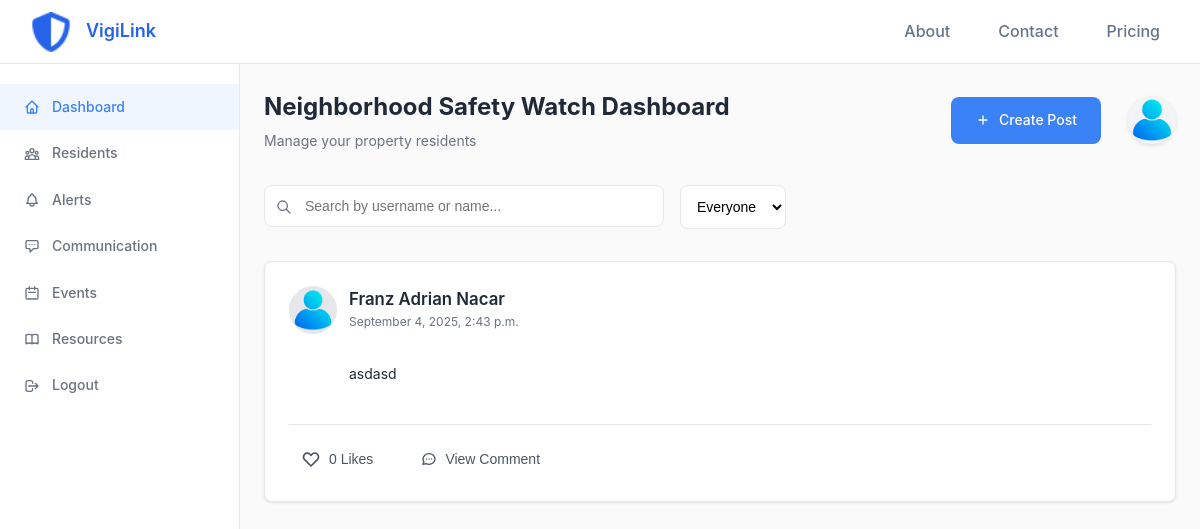
Page /user/dashboard/ (signed in) on the earlier database version.
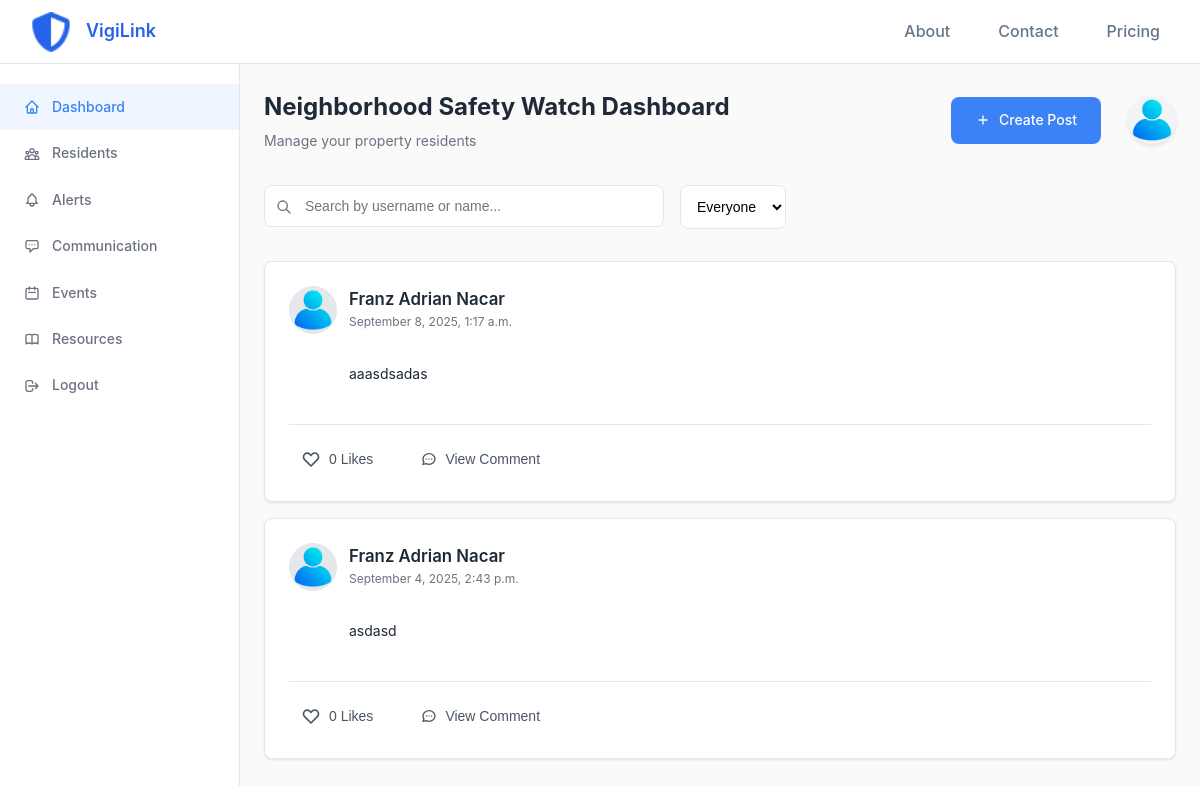
Same page on the later database version.
### user_panel/models.py (models this page shows, shortened)
class Post(models.Model):
    post_id = models.AutoField(primary_key=True)
    user = models.ForeignKey(settings.AUTH_USER_MODEL, on_delete=models.CASCADE, related_name='posts')
    message = models.TextField(blank=True)
    uploaded_at = models.DateTimeField(default=timezone.now)
    def get_images(self):
        return self.images.all()

### accounts/models.py (models this page shows)
class User(AbstractUser):
    first_name = None
    last_name = None
    ROLE_CHOICES = (
        ('guest', 'Guest'),
        ('resident', 'Resident'),
        ('communityowner', 'Community Owner'),
        ('security', 'Security'),
        ('admin', 'Admin'),
    )
    full_name = models.CharField(max_length=300, blank=True)
    city = models.ForeignKey(City, on_delete=models.SET_NULL, null=True, blank=True)
    district = models.ForeignKey(District, on_delete=models.SET_NULL, null=True, blank=True)
    contact = models.CharField(max_length=50, blank=True)
    is_verified = models.BooleanField(default=False)
    verification_code = models.CharField(max_length=6, blank=True, null=True)
    verification_code_created = models.DateTimeField(null=True, blank=True)
    profile_picture = models.ImageField(upload_to='profile_pictures/', default='accounts/static/accounts/images/profile.png')
    role = models.CharField(max_length=20, choices=ROLE_CHOICES, default='guest')
    address = models.TextField(blank=True)
    block = models.CharField(max_length=50, blank=True)
    lot = models.CharField(max_length=50, blank=True)
    about = models.TextField(blank=True, help_text='A short bio or description about yourself')
    objects = CustomUserManager()
    USERNAME_FIELD = 'username'
    REQUIRED_FIELDS = ['email', 'full_name']
    class Meta:
        verbose_name = _('user')
        verbose_name_plural = _('users')
    def __str__(self):
        return self.username

### user_panel/views.py (the view)
# urls.py: path('dashboard/', views.admin_dashboard, name='admin_dashboard'),
@login_required
def dashboard(request):
    logger.info(f"Dashboard view accessed by user: {request.user.username}")
    try:
        search_query = request.GET.get('search', '')
        location_filter = request.GET.get('location', 'everyone')
        posts_query = Post.objects.all()
        if search_query:
            posts_query = posts_query.filter(
                models.Q(user__username__icontains=search_query) |
                models.Q(user__full_name__icontains=search_query)
            )
        if location_filter == 'local' and request.user.city and request.user.district:
            posts_query = posts_query.filter(
                user__city=request.user.city,
                user__district=request.user.district
            )
        posts = posts_query.order_by('-uploaded_at')
        for post in posts:
            post.user_reacted = post.reactions.filter(user=request.user).exists()
            post.reaction_count = post.reactions.count()
            post.reply_count = post.replies.count()
        no_results = False
        if search_query and not posts.exists():
            no_results = True
            no_results_message = f"No posts found from users matching '{search_query}'."
        context = {
            'posts': posts,
            'search_query': search_query,
            'location_filter': location_filter,
            'no_results': no_results,
            'no_results_message': no_results_message if 'no_results_message' in locals() else ''
        }
        if request.headers.get('X-Requested-With') == 'XMLHttpRequest':
            response = render(request, 'dashboard/posts_container.html', context)
            response['Content-Type'] = 'text/html; charset=utf-8'
            return response
        else:
            return render(request, 'dashboard/dashboard.html', context)
    except Exception as e:
        logger.error(f"Error rendering dashboard: {str(e)}")
        return HttpResponse(f"Error loading dashboard: {str(e)}")

### user_panel/templates/dashboard/dashboard.html (shortened to what this page needs)
{% extends 'dashboard/base.html' %}
{% load static %}
{% block content %}
        <div class="dashboard-header">
            <div class="dashboard-title">
                <h1>Neighborhood Safety Watch Dashboard</h1>
                <p>Manage your property residents</p>
            </div>
            <div class="header-actions">
                <a href="{% url 'user_panel:create_post' %}" class="create-post-btn" style="margin-right: 5px; text-decoration: none;">
                    <svg width="16" height="16" fill="none" stroke="currentColor" viewBox="0 0 24 24">
                        <path stroke-linecap="round" stroke-linejoin="round" stroke-width="2" d="M12 6v6m0 0v6m0-6h6m-6 0H6"/>
                    </svg>
                    Create Post
                </a>
                <a href="{% url 'user_panel:view_profile' %}" class="user-avatar">
                    <img src="{{ request.user.profile_picture.url|default:'/static/accounts/images/profile.png' }}" alt="{{ request.user.full_name }}" class="avatar-img" onerror="this.src='/static/accounts/images/profile.png'">
                </a>
            </div>
        </div>
        <div class="search-filters">
            <div class="search-container">
                <svg class="search-icon" fill="none" stroke="currentColor" viewBox="0 0 24 24">
                    <path stroke-linecap="round" stroke-linejoin="round" stroke-width="2" d="M21 21l-6-6m2-5a7 7 0 11-14 0 7 7 0 0114 0z"/>
                </svg>
                <form id="search-form" method="get" action="{% url 'user_panel:dashboard' %}">
                    <input type="text" name="search" class="search-input" placeholder="Search by username or name..." value="{{ request.GET.search|default:'' }}">
                </form>
            </div>
            <div class="filter-controls">
                <div class="filter-group">
                    <select class="select-dropdown" id="location-filter">
                        <option value="everyone" {% if request.GET.location == 'everyone' or not request.GET.location %}selected{% endif %}>Everyone</option>
                    </select>
                </div>
            </div>
        </div>
        <div class="posts-container">
            {% include 'dashboard/posts_container.html' %}
        </div>
{% endblock %}

### user_panel/templates/dashboard/posts_container.html (shortened to what this page needs)
{% if no_results %}
<div class="no-results-message" style="text-align: center; padding: 20px; background-color: #f8f9fa; border-radius: 8px; margin: 20px 0;">
    <p style="font-size: 18px; color: #6c757d;">{{ no_results_message }}</p>
</div>
{% elif posts %}
    {% for post in posts %}
    <div class="post-card">
        <div class="post-header">
            <img src="{% if post.user.profile_picture %}{{ post.user.profile_picture.url }}{% else %}/static/accounts/images/profile.png{% endif %}" alt="{{ post.user.full_name }}" class="post-avatar" onerror="this.src='/static/accounts/images/profile.png'">
            <div class="post-info">
                <div class="post-header-info">
                    <div class="post-author"><a href="{% url 'user_panel:view_user_profile' post.user.id %}" style="text-decoration: none; color: inherit;" class="author-link">{{ post.user.full_name }}</a></div>
                    <div class="post-date">{{ post.uploaded_at|date:"F j, Y, g:i a" }}</div>
                </div>
                <div class="post-content">{{ post.message }}</div>
            </div>
        </div>
        <div class="post-actions">
            <div class="action-buttons">
                <form method="post" action="{% url 'user_panel:react_to_post' post.post_id %}" class="reaction-form" style="display: inline;" onsubmit="return false;">
                    <button type="button" class="reaction-btn {% if post.user_reacted %}reacted{% endif %}">
                        <svg width="20" height="20" fill="{% if post.user_reacted %}#ef4444{% else %}none{% endif %}" stroke="{% if post.user_reacted %}#ef4444{% else %}currentColor{% endif %}" viewBox="0 0 24 24">
                            <path stroke-linecap="round" stroke-linejoin="round" stroke-width="2" d="M4.318 6.318a4.5 4.5 0 000 6.364L12 20.364l7.682-7.682a4.5 4.5 0 00-6.364-6.364L12 7.636l-1.318-1.318a4.5 4.5 0 00-6.364 0z"/>
                        </svg>
                        <span>{{ post.reaction_count }} {% if post.reaction_count == 1 %}Like{% else %}Likes{% endif %}</span>
                    </button>
                </form>
                <button class="reply-btn" data-post-id="{{ post.post_id }}">
                    <span>View Comment</span>
                </button>
            </div>
        </div>
    </div>
    {% endfor %}
{% else %}
    <div class="no-posts">
        <p>No posts yet. Be the first to create a post!</p>
    </div>
{% endif %}

Differences in the rows shown:
added Post: user.profile_picture (placeholder picture), user.full_name "Franz Adrian Nacar", uploaded_at "September 8, 2025, 1:17 a.m.", message "aaasdsadas", reaction_count "0", shows "Likes"
